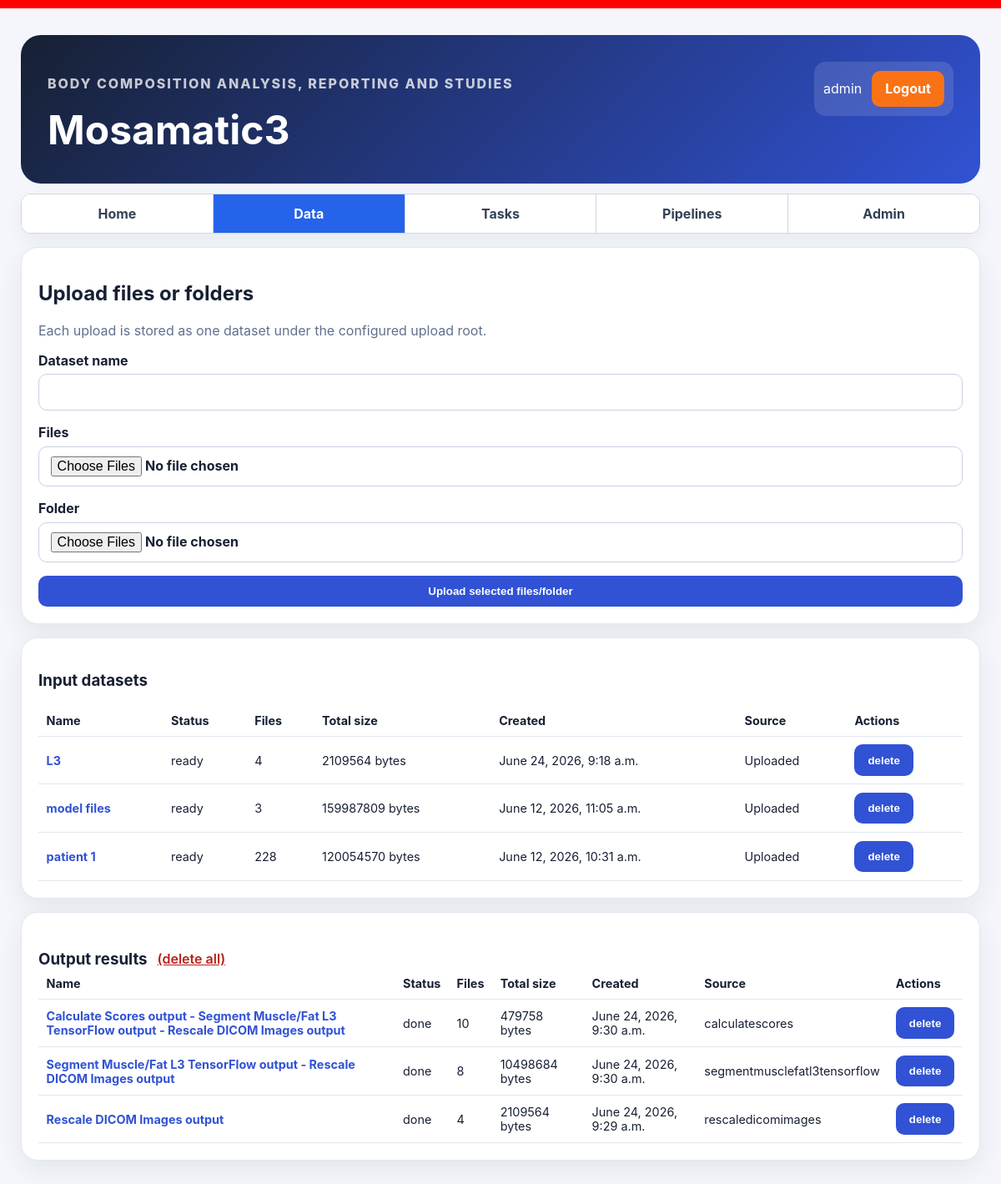
The app's page /data/ (signed in), older data.
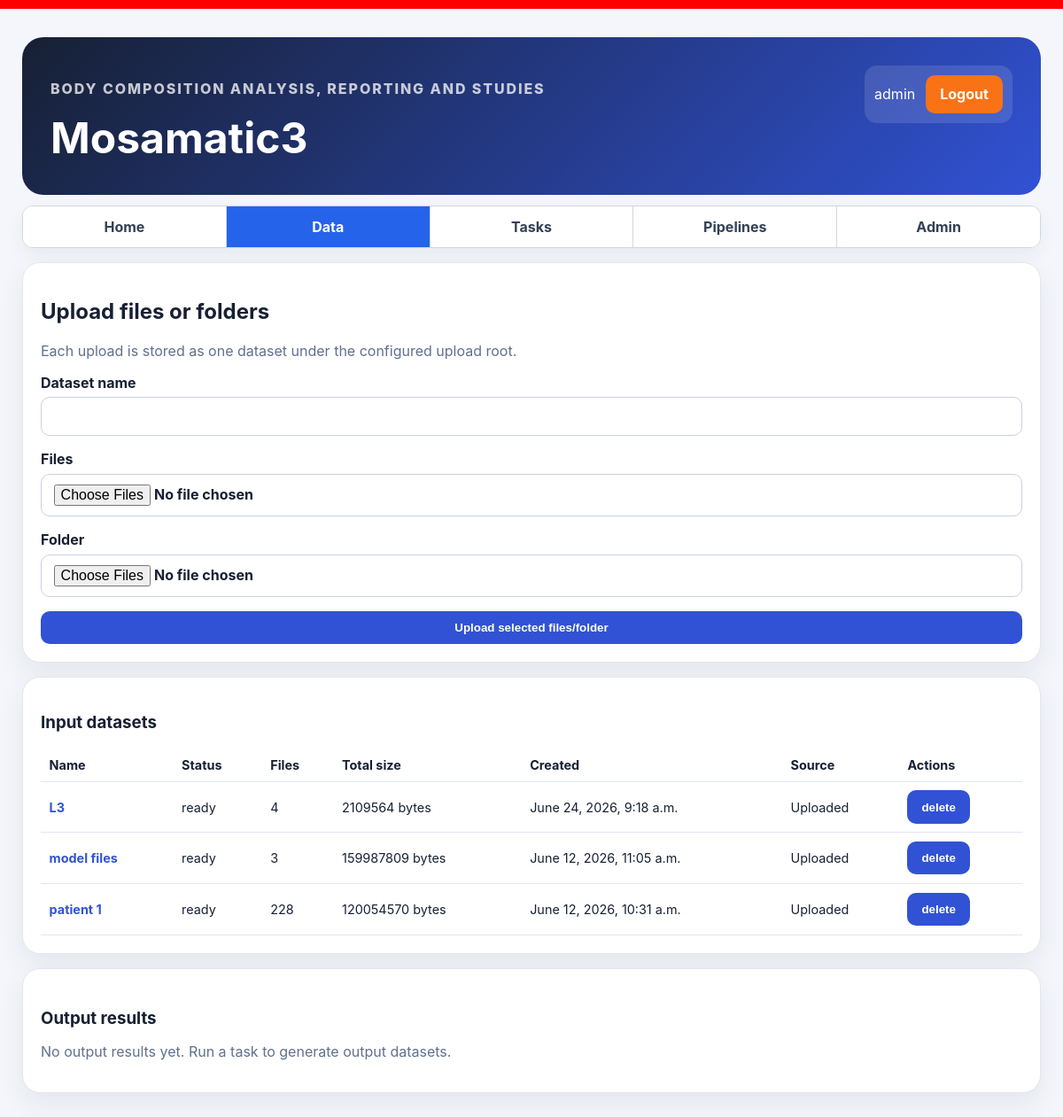
The same page, newer data.
### core/models.py (models this page shows, shortened)
class Dataset(models.Model):
    KIND_INPUT = 'input'
    KIND_OUTPUT = 'output'
    KIND_CHOICES = [('input', 'Input'), ('output', 'Output')]
    STATUS_CHOICES = [
        ('ready', 'Ready'),
        ('in_progress', 'In progress'),
        ('cancelled', 'Cancelled'),
        ('failed', 'Failed'),
        ('done', 'Done'),
    ]
    id = models.UUIDField(primary_key=True, default=uuid.uuid4, editable=False)
    owner = models.ForeignKey(User, on_delete=models.CASCADE, related_name='datasets')
    name = models.CharField(max_length=255)
    kind = models.CharField(max_length=20, choices=KIND_CHOICES, default='input', db_index=True)
    source_task_key = models.CharField(max_length=100, blank=True, null=True, db_index=True)
    source_task_id = models.CharField(max_length=100, blank=True, null=True, db_index=True)
    status = models.CharField(
        max_length=30,
        choices=STATUS_CHOICES,
        default='ready',
        db_index=True,
    )
    source_dataset = models.ForeignKey(
        'self',
        on_delete=models.SET_NULL,
        null=True,
        blank=True,
        related_name='derived_datasets',
    )
    parameter_hash = models.CharField(
        max_length=64,
        blank=True,
        null=True,
        db_index=True,
    )
    created_at = models.DateTimeField(default=timezone.now)
    class Meta:
        constraints = [models.UniqueConstraint(fields=['owner', 'name'], name='uq_dataset_owner_name')]
        ordering = ['-created_at']
    @property
    def file_count(self):
        return self.files.count()
    @property
    def total_size_bytes(self):
        return sum(self.files.values_list('size_bytes', flat=True))

### core/datasets/views.py (the view)
# urls.py: path('data/', views.data_page, name='data'),
@login_required
def data_page(request):
    datasets = Dataset.objects.filter(owner=request.user).prefetch_related('files').order_by('-created_at')
    input_datasets = [d for d in datasets if d.kind != 'output']
    output_datasets = [d for d in datasets if d.kind == 'output']
    return render(request, 'datasets/data.html', {
        'input_datasets': input_datasets,
        'output_datasets': output_datasets,
        'output_empty_message': 'No output results yet. Run a task to generate output datasets.',
    })

### templates/datasets/data.html (shortened to what this page needs)
{% extends 'base.html' %}
{% block content %}
<section class="card">
  <h2>Upload files or folders</h2>
  <p class="muted">Each upload is stored as one dataset under the configured upload root.</p>
  <form id="upload-form" class="stack">
    <label>Dataset name <input name="name" required></label>
    <label>Files <input id="file-input" type="file" multiple></label>
    <label>Folder <input id="folder-input" type="file" multiple webkitdirectory directory></label>
    <button type="submit">Upload selected files/folder</button>
  </form>
</section>
<section class="card">
  <h3>Input datasets</h3>
  {% include 'partials/dataset_table.html' with datasets=input_datasets empty='No input datasets uploaded yet.' %}
</section>
<section class="card">
  <div class="section-title-row">
    <h3>Output results</h3>{% if output_datasets %}<button id="delete-output" class="link-button danger-link">(delete
      all)</button>{% endif %}
  </div>
  {% include 'partials/dataset_table.html' with datasets=output_datasets empty=output_empty_message %}
</section>
{% endblock %}

### templates/partials/dataset_table.html
{% if datasets %}
  <table class="data-table">
    <thead>
      <tr>
        <th>Name</th>
        <th>Status</th>
        <th>Files</th>
        <th>Total size</th>
        <th>Created</th>
        <th>Source</th>
        <th>Actions</th>
      </tr>
    </thead>
    <tbody>
      {% for dataset in datasets %}
        <tr>
          <td><a href="{% url 'dataset_detail' dataset.id %}">{{ dataset.name }}</a></td>
          <td>{{ dataset.status }}</td>
          <td>{{ dataset.file_count }}</td>
          <td>{{ dataset.total_size_bytes }} bytes</td>
          <td>{{ dataset.created_at }}</td>
          <td>
            {% if dataset.kind == 'output' %}
              {{ dataset.source_task_key|default:'Task output' }}
            {% else %}
              Uploaded
            {% endif %}
          </td>
          <td><button type="button"
              onclick="deleteDataset('{{ dataset.id }}','{{ dataset.name|escapejs }}')">delete</button></td>
        </tr>
      {% endfor %}
    </tbody>
  </table>
{% else %}
  <p class="muted">{{ empty }}</p>
{% endif %}

Row changes from the older to the newer data that the page shows:
removed Dataset: name "Calculate Scores output - Segment Muscle/Fat L3 TensorFlow output - Rescale DICOM Images output", status "done", file_count "10", total_size_bytes "479758", created_at "June 24, 2026, 9:30 a.m.", source_task_key "calculatescores"
removed Dataset: name "Segment Muscle/Fat L3 TensorFlow output - Rescale DICOM Images output", status "done", file_count "8", total_size_bytes "10498684", created_at "June 24, 2026, 9:30 a.m.", source_task_key "segmentmusclefatl3tensorflow"
removed Dataset: name "Rescale DICOM Images output", status "done", file_count "4", total_size_bytes "2109564", created_at "June 24, 2026, 9:29 a.m.", source_task_key "rescaledicomimages"
Text that changed along with them:
{{ empty }}: (not shown) → "No output results yet. Run a task to generate output datasets."
text no longer shown: "Name Name Status Status Files Files Total size Total size Created Created Source Source Actions Actions (delete all)"
text now shown: "Name Status Files Total size Created Source Actions"
